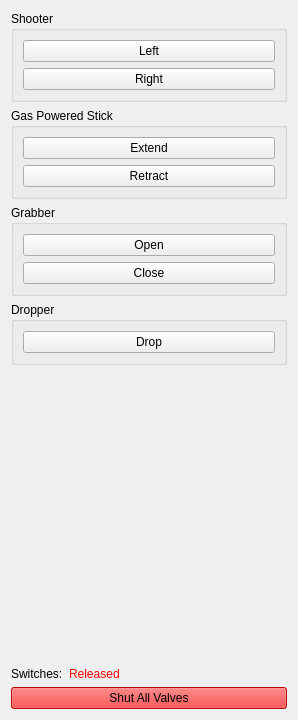
<?xml version="1.0" encoding="UTF-8"?>
<ui version="4.0">
 <class>actuatorPlugin</class>
 <widget class="QWidget" name="actuatorPlugin">
  <property name="geometry">
   <rect>
    <x>0</x>
    <y>0</y>
    <width>298</width>
    <height>720</height>
   </rect>
  </property>
  <property name="windowTitle">
   <string>Actuator</string>
  </property>
  <layout class="QVBoxLayout" name="verticalLayout_5" stretch="0,0,0,0,1,0,0">
   <item>
    <widget class="QGroupBox" name="groupBox_3">
     <property name="title">
      <string>Shooter</string>
     </property>
     <layout class="QVBoxLayout" name="verticalLayout">
      <item>
       <widget class="QPushButton" name="shootLeftButton">
        <property name="text">
         <string>Left</string>
        </property>
       </widget>
      </item>
      <item>
       <widget class="QPushButton" name="shootRightButton">
        <property name="text">
         <string>Right</string>
        </property>
       </widget>
      </item>
     </layout>
    </widget>
   </item>
   <item>
    <widget class="QGroupBox" name="groupBox_2">
     <property name="title">
      <string>Gas Powered Stick</string>
     </property>
     <layout class="QVBoxLayout" name="verticalLayout_2">
      <item>
       <widget class="QPushButton" name="extendButton">
        <property name="text">
         <string>Extend</string>
        </property>
       </widget>
      </item>
      <item>
       <widget class="QPushButton" name="retractButton">
        <property name="text">
         <string>Retract</string>
        </property>
       </widget>
      </item>
     </layout>
    </widget>
   </item>
   <item>
    <widget class="QGroupBox" name="groupBox">
     <property name="title">
      <string>Grabber</string>
     </property>
     <layout class="QVBoxLayout" name="verticalLayout_3">
      <item>
       <widget class="QPushButton" name="openButton">
        <property name="text">
         <string>Open</string>
        </property>
       </widget>
      </item>
      <item>
       <widget class="QPushButton" name="closeButton">
        <property name="text">
         <string>Close</string>
        </property>
       </widget>
      </item>
     </layout>
    </widget>
   </item>
   <item>
    <widget class="QGroupBox" name="groupBox_4">
     <property name="title">
      <string>Dropper</string>
     </property>
     <layout class="QVBoxLayout" name="verticalLayout_4">
      <item>
       <widget class="QPushButton" name="dropButton">
        <property name="text">
         <string>Drop</string>
        </property>
       </widget>
      </item>
     </layout>
    </widget>
   </item>
   <item>
    <spacer name="verticalSpacer">
     <property name="orientation">
      <enum>Qt::Vertical</enum>
     </property>
     <property name="sizeHint" stdset="0">
      <size>
       <width>20</width>
       <height>40</height>
      </size>
     </property>
    </spacer>
   </item>
   <item>
    <layout class="QFormLayout" name="formLayout">
     <item row="0" column="0">
      <widget class="QLabel" name="label">
       <property name="text">
        <string>Switches:</string>
       </property>
      </widget>
     </item>
     <item row="0" column="1">
      <widget class="QLabel" name="switchLabel">
       <property name="text">
        <string>&lt;span style=&quot;color: red&quot;&gt;Released&lt;/span&gt;</string>
       </property>
       <property name="alignment">
        <set>Qt::AlignLeading|Qt::AlignLeft|Qt::AlignVCenter</set>
       </property>
      </widget>
     </item>
    </layout>
   </item>
   <item>
    <widget class="QPushButton" name="shutAllValvesButton">
     <property name="styleSheet">
      <string notr="true">background-color: red;</string>
     </property>
     <property name="text">
      <string>Shut All Valves</string>
     </property>
    </widget>
   </item>
  </layout>
 </widget>
 <resources/>
 <connections/>
</ui>
